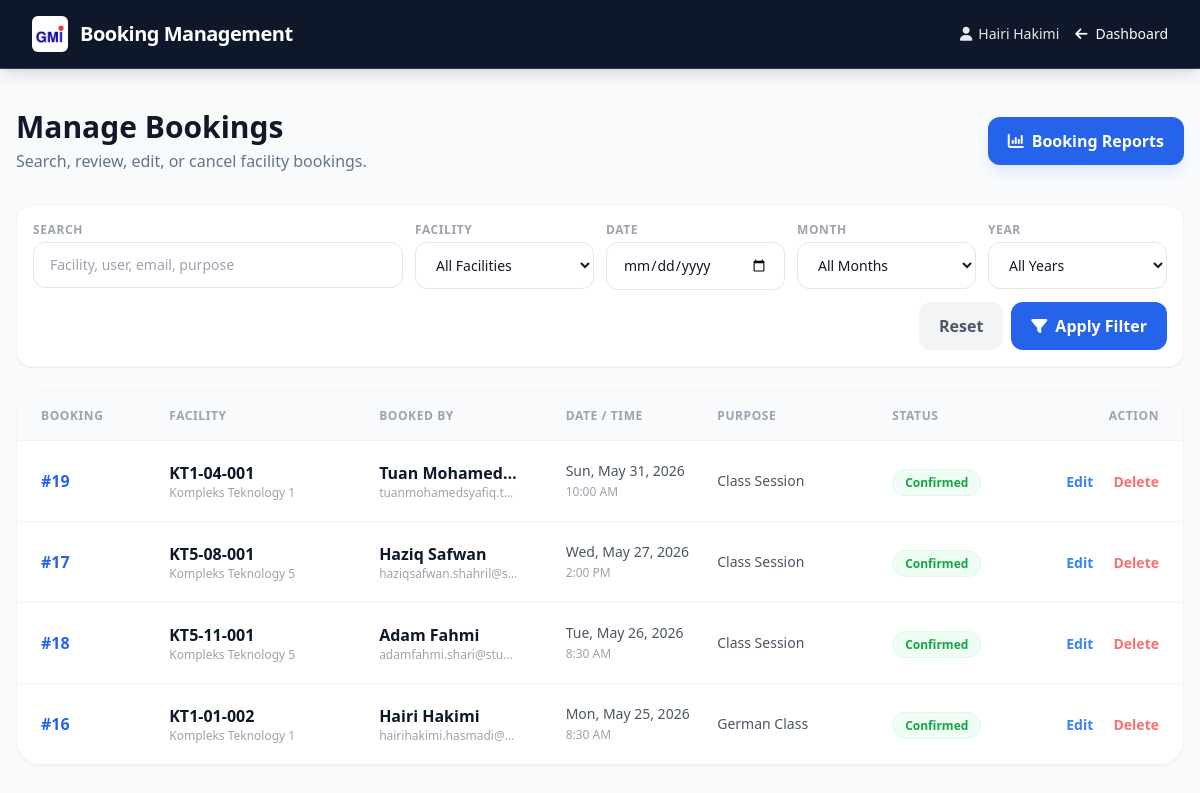
The page /mng_booking.php (signed in) on the database its author committed.
### tables this page shows
CREATE TABLE `system_settings` (
  `setting_key` varchar(100) NOT NULL,
  `setting_value` varchar(255) DEFAULT NULL
);

CREATE TABLE `booking` (
  `booking_id` int(20) NOT NULL,
  `user_id` varchar(20) NOT NULL,
  `facility_id` varchar(30) NOT NULL,
  `date` date NOT NULL,
  `time` time NOT NULL,
  `purpose` varchar(255) DEFAULT NULL,
  `emergency_phone` varchar(30) DEFAULT NULL,
  `remarks` text DEFAULT NULL
);

CREATE TABLE `facilities` (
  `facility_id` int(20) NOT NULL,
  `name` varchar(100) NOT NULL,
  `location` varchar(100) NOT NULL,
  `category` varchar(50) NOT NULL,
  `description` text DEFAULT NULL,
  `peripherals` text DEFAULT NULL,
  `image_url` varchar(255) DEFAULT NULL,
  `person_in_charge` varchar(100) DEFAULT NULL,
  `pic_phone` varchar(30) DEFAULT NULL,
  `pic_details` text DEFAULT NULL
);

CREATE TABLE `users` (
  `user_id` int(100) NOT NULL,
  `matric_id` varchar(100) NOT NULL,
  `full_name` varchar(100) NOT NULL,
  `password` varchar(100) NOT NULL,
  `email` varchar(100) NOT NULL,
  `role` varchar(100) NOT NULL,
  `phone_number` varchar(30) NOT NULL,
  `address` varchar(300) NOT NULL
);

### mng_booking.php (the view, shortened to what this page needs)
<?php
include 'connectdb.php';
require_once 'system_helpers.php';
mysqli_select_db($dataconn, 'cookie');
$user_id_column = spg_user_id_column($dataconn);
$search = isset($_GET['search']) ? trim($_GET['search']) : '';
$date_filter = isset($_GET['date']) ? trim($_GET['date']) : '';
$month_filter = isset($_GET['month']) ? $_GET['month'] : 'all';
$year_filter = isset($_GET['year']) ? $_GET['year'] : 'all';
$conditions = array();
$where_sql = count($conditions) ? "WHERE " . implode(" AND ", $conditions) : "";
$booking_query = "SELECT b.booking_id, b.user_id, b.facility_id, b.date, b.time, b.purpose, b.emergency_phone, b.remarks,
                         f.name AS facility_name, f.location, f.category, " . spg_facility_description_select('f', 'fd') . ", f.peripherals,
                         f.person_in_charge, f.pic_phone, f.pic_details,
                         u.full_name, u.matric_id, u.email, u.phone_number
                  FROM booking b
                  INNER JOIN facilities f ON b.facility_id = f.facility_id
                  " . spg_facility_description_join('f', 'fd') . "
                  LEFT JOIN users u ON b.user_id = u.$user_id_column
                  $where_sql
                  ORDER BY b.date DESC, b.time DESC";
$bookings = mysqli_query($dataconn, $booking_query);
?>
<!DOCTYPE html>
<html lang="en">
<head>
    <script src="https://cdn.tailwindcss.com"></script>
    <link rel="stylesheet" href="https://cdnjs.cloudflare.com/ajax/libs/font-awesome/6.4.0/css/all.min.css">
</head>
<body class="bg-gray-50 font-sans antialiased text-gray-900">
    <nav class="bg-slate-900 text-white px-8 py-4 flex justify-between items-center shadow-lg border-b border-slate-700">
        <div class="flex items-center space-x-3">
            <?= spg_brand_logo($dataconn, 'h-9 w-9') ?>
            <span class="text-xl font-bold tracking-tight">Booking Management</span>
        </div>
        <div class="flex items-center space-x-4 text-sm">
            <span class="opacity-90"><i class="fa-solid fa-user mr-1.5"></i><?= htmlspecialchars($_SESSION['username']) ?></span>
            <a href="admin.php" class="hover:text-blue-300 transition"><i class="fa-solid fa-arrow-left mr-2"></i>Dashboard</a>
        </div>
    </nav>
    <main class="max-w-7xl mx-auto px-4 py-10">
        <div class="flex flex-col md:flex-row md:items-center justify-between mb-8 gap-4">
            <div>
                <h1 class="text-3xl font-bold text-gray-900">Manage Bookings</h1>
                <p class="text-slate-500 mt-1">Search, review, edit, or cancel facility bookings.</p>
            </div>
            <a href="report.php" class="bg-blue-600 hover:bg-blue-700 text-white px-5 py-3 rounded-xl font-bold transition shadow-lg shadow-blue-100">
                <i class="fa-solid fa-chart-column mr-2"></i>Booking Reports
            </a>
        </div>
        <form method="GET" class="bg-white rounded-2xl shadow-sm border border-gray-100 p-4 mb-6 grid grid-cols-1 md:grid-cols-6 gap-3">
            <div class="md:col-span-2">
                <label class="block text-xs font-bold text-gray-400 uppercase tracking-wider mb-1">Search</label>
                <input type="text" name="search" value="<?= htmlspecialchars($search) ?>" placeholder="Facility, user, email, purpose"
                    class="w-full px-4 py-3 rounded-xl border border-gray-200 focus:ring-2 focus:ring-blue-500 outline-none text-sm">
            </div>
            <div>
                <label class="block text-xs font-bold text-gray-400 uppercase tracking-wider mb-1">Facility</label>
                <select name="facility_id" class="w-full px-4 py-3 rounded-xl border border-gray-200 focus:ring-2 focus:ring-blue-500 outline-none text-sm bg-white">
                    <option value="0">All Facilities</option>
                </select>
            </div>
            <div>
                <label class="block text-xs font-bold text-gray-400 uppercase tracking-wider mb-1">Date</label>
                <input type="date" name="date" value="<?= htmlspecialchars($date_filter) ?>"
                    class="w-full px-4 py-3 rounded-xl border border-gray-200 focus:ring-2 focus:ring-blue-500 outline-none text-sm">
            </div>
            <div>
                <label class="block text-xs font-bold text-gray-400 uppercase tracking-wider mb-1">Month</label>
                <select name="month" class="w-full px-4 py-3 rounded-xl border border-gray-200 focus:ring-2 focus:ring-blue-500 outline-none text-sm bg-white">
                    <option value="all" <?= $month_filter === 'all' ? 'selected' : '' ?>>All Months</option>
                </select>
            </div>
            <div>
                <label class="block text-xs font-bold text-gray-400 uppercase tracking-wider mb-1">Year</label>
                <select name="year" class="w-full px-4 py-3 rounded-xl border border-gray-200 focus:ring-2 focus:ring-blue-500 outline-none text-sm bg-white">
                    <option value="all" <?= $year_filter === 'all' ? 'selected' : '' ?>>All Years</option>
                </select>
            </div>
            <div class="md:col-span-6 flex gap-2 justify-end">
                <a href="mng_booking.php" class="bg-gray-100 hover:bg-gray-200 text-gray-600 px-5 py-3 rounded-xl font-bold transition">Reset</a>
                <button class="bg-blue-600 hover:bg-blue-700 text-white px-5 py-3 rounded-xl font-bold transition">
                    <i class="fa-solid fa-filter mr-2"></i>Apply Filter
                </button>
            </div>
        </form>
        <div class="bg-white rounded-3xl shadow-sm border border-gray-100 overflow-hidden">
            <div class="overflow-x-auto">
                <table class="w-full min-w-[1120px] text-left table-fixed">
                    <colgroup>
                        <col class="w-[11%]">
                        <col class="w-[18%]">
                        <col class="w-[16%]">
                        <col class="w-[13%]">
                        <col class="w-[15%]">
                        <col class="w-[12%]">
                        <col class="w-[15%]">
                    </colgroup>
                    <thead class="bg-gray-50 border-b border-gray-100">
                        <tr>
                            <th class="px-6 py-4 text-xs font-bold text-gray-400 uppercase tracking-wider">Booking</th>
                            <th class="px-6 py-4 text-xs font-bold text-gray-400 uppercase tracking-wider">Facility</th>
                            <th class="px-6 py-4 text-xs font-bold text-gray-400 uppercase tracking-wider">Booked By</th>
                            <th class="px-6 py-4 text-xs font-bold text-gray-400 uppercase tracking-wider">Date / Time</th>
                            <th class="px-6 py-4 text-xs font-bold text-gray-400 uppercase tracking-wider">Purpose</th>
                            <th class="px-6 py-4 text-xs font-bold text-gray-400 uppercase tracking-wider">Status</th>
                            <th class="px-6 py-4 text-xs font-bold text-gray-400 uppercase tracking-wider text-right">Action</th>
                        </tr>
                    </thead>
                    <tbody class="divide-y divide-gray-100">
                        <?php if ($bookings && mysqli_num_rows($bookings) > 0): ?>
                            <?php while ($row = mysqli_fetch_assoc($bookings)): ?>
                                <tr class="hover:bg-gray-50 transition cursor-pointer booking-row" data-target="booking-admin-details-<?= $row['booking_id'] ?>">
                                    <td class="px-6 py-5 font-bold text-blue-600">#<?= $row['booking_id'] ?></td>
                                    <td class="px-6 py-5">
                                        <p class="font-bold text-slate-900"><?= htmlspecialchars($row['facility_name']) ?></p>
                                        <p class="text-xs text-gray-400"><?= htmlspecialchars($row['location']) ?></p>
                                    </td>
                                    <td class="px-6 py-5">
                                        <p class="font-bold text-slate-900 truncate"><?= htmlspecialchars($row['full_name'] ?: 'Unknown user') ?></p>
                                        <p class="text-xs text-gray-400 truncate"><?= htmlspecialchars($row['email'] ?: '-') ?></p>
                                    </td>
                                    <td class="px-6 py-5 text-sm text-gray-600 whitespace-nowrap">
                                        <?= date('D, M j, Y', strtotime($row['date'])) ?><br>
                                        <span class="text-xs text-gray-400"><?= date('g:i A', strtotime($row['time'])) ?></span>
                                    </td>
                                    <td class="px-6 py-5 text-sm text-gray-600">
                                        <div class="truncate" title="<?= htmlspecialchars($row['purpose'] ?: '-') ?>"><?= htmlspecialchars($row['purpose'] ?: '-') ?></div>
                                    </td>
                                    <td class="px-6 py-5">
                                        <span class="px-3 py-1 text-xs font-bold rounded-full bg-green-50 text-green-600 border border-green-100">Confirmed</span>
                                    </td>
                                    <td class="px-6 py-5 text-right whitespace-nowrap">
                                        <a href="edit_booking.php?booking_id=<?= $row['booking_id'] ?>" onclick="event.stopPropagation()" class="text-blue-500 hover:text-blue-700 text-sm font-bold transition mr-4">Edit</a>
                                        <a href="mng_booking.php?delete_id=<?= $row['booking_id'] ?>" onclick="event.stopPropagation(); return confirm('Delete this booking?')" class="text-red-400 hover:text-red-600 text-sm font-bold transition">Delete</a>
                                    </td>
                                </tr>
                            <?php endwhile; ?>
                        <?php else: ?>
                            <tr>
                                <td colspan="7" class="px-6 py-16 text-center text-gray-400 italic">No bookings found.</td>
                            </tr>
                        <?php endif; ?>
                    </tbody>
                </table>
            </div>
        </div>
    </main>
</body>
</html>

### system_helpers.php (shortened to what this page needs)
<?php
function spg_column_exists($conn, $table, $column) {
    $table = mysqli_real_escape_string($conn, $table);
    $column = mysqli_real_escape_string($conn, $column);
    $result = mysqli_query($conn, "SHOW COLUMNS FROM `$table` LIKE '$column'");
    return $result && mysqli_num_rows($result) > 0;
}
function spg_ensure_schema($conn) {
    mysqli_query($conn, "CREATE TABLE IF NOT EXISTS system_settings (
        setting_key VARCHAR(100) NOT NULL PRIMARY KEY,
        setting_value VARCHAR(255) NULL
    )");
    mysqli_query($conn, "CREATE TABLE IF NOT EXISTS facility_categories (
        category_id INT NOT NULL AUTO_INCREMENT PRIMARY KEY,
        category_name VARCHAR(50) NOT NULL UNIQUE
    )");
    mysqli_query($conn, "CREATE TABLE IF NOT EXISTS facility_descriptions (
        description_id INT NOT NULL AUTO_INCREMENT PRIMARY KEY,
        facility_id INT NOT NULL UNIQUE,
        description TEXT NULL,
        unique_details TEXT NULL,
        created_at TIMESTAMP DEFAULT CURRENT_TIMESTAMP,
        updated_at TIMESTAMP DEFAULT CURRENT_TIMESTAMP ON UPDATE CURRENT_TIMESTAMP
    )");
    $default_categories = array('Classroom', 'Computer Lab', 'Lecture Hall', 'Meeting Room', 'Auditorium', 'Workshop', 'Laboratory', 'Mini Cinema');
    foreach ($default_categories as $category) {
        $category = mysqli_real_escape_string($conn, $category);
        mysqli_query($conn, "INSERT IGNORE INTO facility_categories (category_name) VALUES ('$category')");
    }
    mysqli_query($conn, "INSERT IGNORE INTO facility_categories (category_name)
        SELECT DISTINCT category FROM facilities WHERE category IS NOT NULL AND category <> ''");
    $facility_columns = array(
        'description' => "ALTER TABLE facilities ADD description TEXT NULL",
        'peripherals' => "ALTER TABLE facilities ADD peripherals TEXT NULL",
        'image_url' => "ALTER TABLE facilities ADD image_url VARCHAR(255) NULL",
        'person_in_charge' => "ALTER TABLE facilities ADD person_in_charge VARCHAR(100) NULL",
        'pic_phone' => "ALTER TABLE facilities ADD pic_phone VARCHAR(30) NULL",
        'pic_details' => "ALTER TABLE facilities ADD pic_details TEXT NULL"
    );
    foreach ($facility_columns as $column => $sql) {
        if (!spg_column_exists($conn, 'facilities', $column)) {
            mysqli_query($conn, $sql);
        }
    }
    mysqli_query($conn, "INSERT INTO facility_descriptions (facility_id, description)
        SELECT facility_id, description
        FROM facilities
        WHERE description IS NOT NULL AND description <> ''
        ON DUPLICATE KEY UPDATE
            description = IF(facility_descriptions.description IS NULL OR facility_descriptions.description = '', VALUES(description), facility_descriptions.description)");
    mysqli_query($conn, "ALTER TABLE facilities MODIFY name VARCHAR(100) NOT NULL");
    mysqli_query($conn, "ALTER TABLE facilities MODIFY location VARCHAR(100) NOT NULL");
    mysqli_query($conn, "ALTER TABLE facilities MODIFY category VARCHAR(50) NOT NULL");
    if (spg_column_exists($conn, 'users', 'phone_number')) {
        mysqli_query($conn, "ALTER TABLE users MODIFY phone_number VARCHAR(30) NOT NULL");
    }
    if (spg_column_exists($conn, 'booking', 'time')) {
        mysqli_query($conn, "ALTER TABLE booking MODIFY time TIME NOT NULL");
    }
    $booking_columns = array(
        'purpose' => "ALTER TABLE booking ADD purpose VARCHAR(255) NULL",
        'emergency_phone' => "ALTER TABLE booking ADD emergency_phone VARCHAR(30) NULL",
        'remarks' => "ALTER TABLE booking ADD remarks TEXT NULL"
    );
    foreach ($booking_columns as $column => $sql) {
        if (!spg_column_exists($conn, 'booking', $column)) {
            mysqli_query($conn, $sql);
        }
    }
}
function spg_facility_description_join($facility_alias = 'f', $description_alias = 'fd') {
    return "LEFT JOIN facility_descriptions $description_alias ON $description_alias.facility_id = $facility_alias.facility_id";
}
function spg_facility_description_select($facility_alias = 'f', $description_alias = 'fd') {
    return "COALESCE($description_alias.description, $facility_alias.description) AS facility_description, $description_alias.unique_details AS unique_details";
}
function spg_get_setting($conn, $key) {
    spg_ensure_schema($conn);
    $key = mysqli_real_escape_string($conn, $key);
    $result = mysqli_query($conn, "SELECT setting_value FROM system_settings WHERE setting_key = '$key' LIMIT 1");
    if ($result && $row = mysqli_fetch_assoc($result)) {
        return $row['setting_value'];
    }
    return '';
}
function spg_brand_logo($conn, $classes = 'h-9 w-9') {
    $logo_url = trim(spg_get_setting($conn, 'gmi_logo_url'));
    if ($logo_url !== '') {
        return "<img src='" . htmlspecialchars($logo_url) . "' alt='GMI Logo' class='" . htmlspecialchars($classes) . " object-contain bg-white rounded-md p-1'>";
    }
    return "<i class='fa-solid fa-building-shield text-xl'></i>";
}
function spg_user_id_column($conn) {
    return spg_column_exists($conn, 'users', 'user_id') ? 'user_id' : 'id';
}
?>

### rows shown on the page
system_settings: setting_value (picture)
booking: booking_id "19", facility.name "KT1-04-001", facility.location "Kompleks Teknology 1", user.full_name "Tuan Mohamed…", user.email "tuanmohamedsyafiq.t…", date "Sun, May 31, 2026", time "10:00 AM", purpose "Class Session"
booking: booking_id "17", facility.name "KT5-08-001", facility.location "Kompleks Teknology 5", user.full_name "Haziq Safwan", user.email "haziqsafwan.shahril@s…", date "Wed, May 27, 2026", time "2:00 PM", purpose "Class Session"
booking: booking_id "18", facility.name "KT5-11-001", facility.location "Kompleks Teknology 5", user.full_name "Adam Fahmi", user.email "adamfahmi.shari@stu…", date "Tue, May 26, 2026", time "8:30 AM", purpose "Class Session"
booking: booking_id "16", facility.name "KT1-01-002", facility.location "Kompleks Teknology 1", user.full_name "Hairi Hakimi", user.email "hairihakimi.hasmadi@…", date "Mon, May 25, 2026", time "8:30 AM", purpose "German Class"

### other values the page prints
$_SESSION['username'] "Hairi Hakimi"
